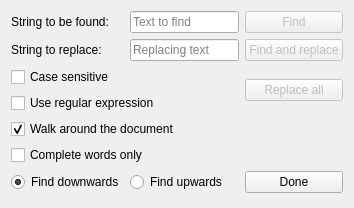
<?xml version="1.0" encoding="UTF-8"?>
<ui version="4.0">
 <class>FindReplaceDialog</class>
 <widget class="QDialog" name="FindReplaceDialog">
  <property name="windowModality">
   <enum>Qt::NonModal</enum>
  </property>
  <property name="geometry">
   <rect>
    <x>0</x>
    <y>0</y>
    <width>354</width>
    <height>208</height>
   </rect>
  </property>
  <property name="sizePolicy">
   <sizepolicy hsizetype="Fixed" vsizetype="Fixed">
    <horstretch>0</horstretch>
    <verstretch>0</verstretch>
   </sizepolicy>
  </property>
  <property name="mouseTracking">
   <bool>false</bool>
  </property>
  <property name="contextMenuPolicy">
   <enum>Qt::NoContextMenu</enum>
  </property>
  <property name="windowTitle">
   <string extracomment="Find and replace text with this dialog.">Find &amp; Replace</string>
  </property>
  <property name="windowOpacity">
   <double>0.750000000000000</double>
  </property>
  <property name="statusTip">
   <string/>
  </property>
  <property name="whatsThis">
   <string/>
  </property>
  <layout class="QGridLayout" name="gridLayout">
   <item row="0" column="4">
    <widget class="QPushButton" name="findButton">
     <property name="enabled">
      <bool>false</bool>
     </property>
     <property name="text">
      <string>Find</string>
     </property>
    </widget>
   </item>
   <item row="1" column="4">
    <widget class="QPushButton" name="findAndReplace">
     <property name="enabled">
      <bool>false</bool>
     </property>
     <property name="text">
      <string>Find and replace</string>
     </property>
    </widget>
   </item>
   <item row="2" column="0" colspan="2">
    <widget class="QCheckBox" name="caseSensitive">
     <property name="text">
      <string>Case sensitive</string>
     </property>
    </widget>
   </item>
   <item row="2" column="4" rowspan="2">
    <widget class="QPushButton" name="replaceAllButton">
     <property name="enabled">
      <bool>false</bool>
     </property>
     <property name="text">
      <string>Replace all</string>
     </property>
    </widget>
   </item>
   <item row="6" column="0">
    <widget class="QRadioButton" name="findDownwards">
     <property name="text">
      <string>Find downwards</string>
     </property>
     <property name="checked">
      <bool>true</bool>
     </property>
    </widget>
   </item>
   <item row="6" column="1">
    <widget class="QRadioButton" name="findUpwards">
     <property name="text">
      <string>Find upwards</string>
     </property>
     <property name="checked">
      <bool>false</bool>
     </property>
    </widget>
   </item>
   <item row="1" column="0">
    <widget class="QLabel" name="label_2">
     <property name="text">
      <string>String to replace:</string>
     </property>
    </widget>
   </item>
   <item row="0" column="0">
    <widget class="QLabel" name="label">
     <property name="text">
      <string>String to be found:</string>
     </property>
    </widget>
   </item>
   <item row="0" column="1" colspan="3">
    <widget class="QLineEdit" name="findText">
     <property name="text">
      <string extracomment="Text to find"/>
     </property>
     <property name="placeholderText">
      <string>Text to find</string>
     </property>
    </widget>
   </item>
   <item row="1" column="1" colspan="3">
    <widget class="QLineEdit" name="replaceText">
     <property name="text">
      <string extracomment="Replacing text"/>
     </property>
     <property name="placeholderText">
      <string>Replacing text</string>
     </property>
    </widget>
   </item>
   <item row="6" column="4">
    <widget class="QPushButton" name="doneButon">
     <property name="text">
      <string>Done</string>
     </property>
    </widget>
   </item>
   <item row="4" column="0" colspan="2">
    <widget class="QCheckBox" name="walkAround">
     <property name="text">
      <string>Walk around the document</string>
     </property>
     <property name="checkable">
      <bool>true</bool>
     </property>
     <property name="checked">
      <bool>true</bool>
     </property>
    </widget>
   </item>
   <item row="3" column="0" colspan="2">
    <widget class="QCheckBox" name="useRegExp">
     <property name="text">
      <string>Use regular expression</string>
     </property>
    </widget>
   </item>
   <item row="5" column="0" colspan="2">
    <widget class="QCheckBox" name="completeWordsOnly">
     <property name="text">
      <string>Complete words only</string>
     </property>
    </widget>
   </item>
  </layout>
 </widget>
 <tabstops>
  <tabstop>findText</tabstop>
  <tabstop>findButton</tabstop>
  <tabstop>replaceText</tabstop>
  <tabstop>findAndReplace</tabstop>
  <tabstop>replaceAllButton</tabstop>
  <tabstop>caseSensitive</tabstop>
  <tabstop>useRegExp</tabstop>
  <tabstop>walkAround</tabstop>
  <tabstop>completeWordsOnly</tabstop>
  <tabstop>findDownwards</tabstop>
  <tabstop>findUpwards</tabstop>
  <tabstop>doneButon</tabstop>
 </tabstops>
 <resources/>
 <connections/>
</ui>
